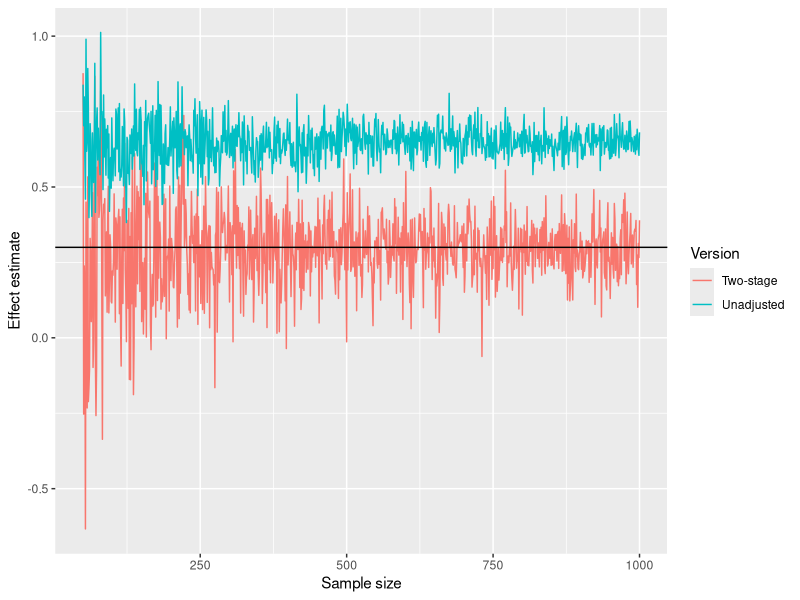

R code for this plot:
## ---- chunk 1
knitr::opts_chunk$set(echo = TRUE)

library(ggplot2)
library(mvtnorm)
## ---- chunk 2
minN <- 50
maxN <- 1000

cor_x1_z <- 0.5
cor_x1_x2 <- -0.5
cor_x2_z <- 0.0

sigma <- matrix(c(1,cor_x1_x2,cor_x1_z,
                  cor_x1_x2,1,cor_x2_z,
                  cor_x1_z,cor_x2_z,1),ncol = 3)

beta_2s <- rep(NA,maxN-minN+1) 
beta    <- rep(NA,maxN-minN+1)

# Loop 
i <- 1
for (n in minN:maxN) {

  X <- rmvnorm(n,mean=c(0,0,0),sigma=sigma, method="eigen")
  x1 <- X[,1]
  x2 <- X[,2]
  z <-  X[,3]
  
  y <- 0.3*x1 - 0.7*x2 + rnorm(n) 
  xhat <- lm(x1 ~ z)$fitted.values
  
  beta[i] <- lm(y ~ x1)$coefficients[2]
  beta_2s[i] <- lm(y ~ xhat)$coefficients[2]
  i <- i+1

}

# Make dfs
df_raw <- data.frame(n=minN:maxN,beta=beta,Version=rep('Unadjusted',maxN-minN+1))
df_2s  <-  data.frame(n=minN:maxN,beta=beta_2s,Version=rep('Two-stage',maxN-minN+1))
df <- rbind(df_raw,df_2s)
## ---- chunk 3
ggplot(df, aes(x=n,y=beta,color=Version)) + geom_line() + geom_hline(yintercept = 0.3) + xlab('Sample size') + ylab('Effect estimate')
